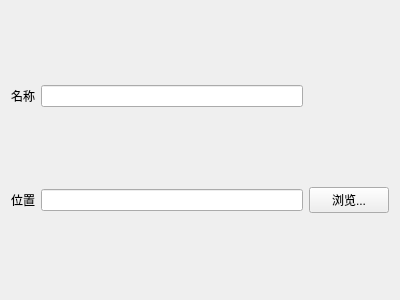
<?xml version="1.0" encoding="UTF-8"?>
<ui version="4.0">
 <class>NewProjectionWizardPage</class>
 <widget class="QWizardPage" name="NewProjectionWizardPage">
  <property name="geometry">
   <rect>
    <x>0</x>
    <y>0</y>
    <width>400</width>
    <height>300</height>
   </rect>
  </property>
  <property name="windowTitle">
   <string>WizardPage</string>
  </property>
  <layout class="QGridLayout" name="gridLayout">
   <item row="0" column="1">
    <widget class="QLineEdit" name="leProjectionName"/>
   </item>
   <item row="1" column="0">
    <widget class="QLabel" name="labelprojectionLocation">
     <property name="text">
      <string>位置</string>
     </property>
    </widget>
   </item>
   <item row="1" column="1">
    <widget class="QLineEdit" name="leProjectionLocation"/>
   </item>
   <item row="0" column="0">
    <widget class="QLabel" name="labelProjectionName">
     <property name="text">
      <string>名称</string>
     </property>
    </widget>
   </item>
   <item row="1" column="2">
    <widget class="QPushButton" name="btnPath">
     <property name="text">
      <string>浏览...</string>
     </property>
    </widget>
   </item>
  </layout>
 </widget>
 <resources/>
 <connections/>
</ui>
